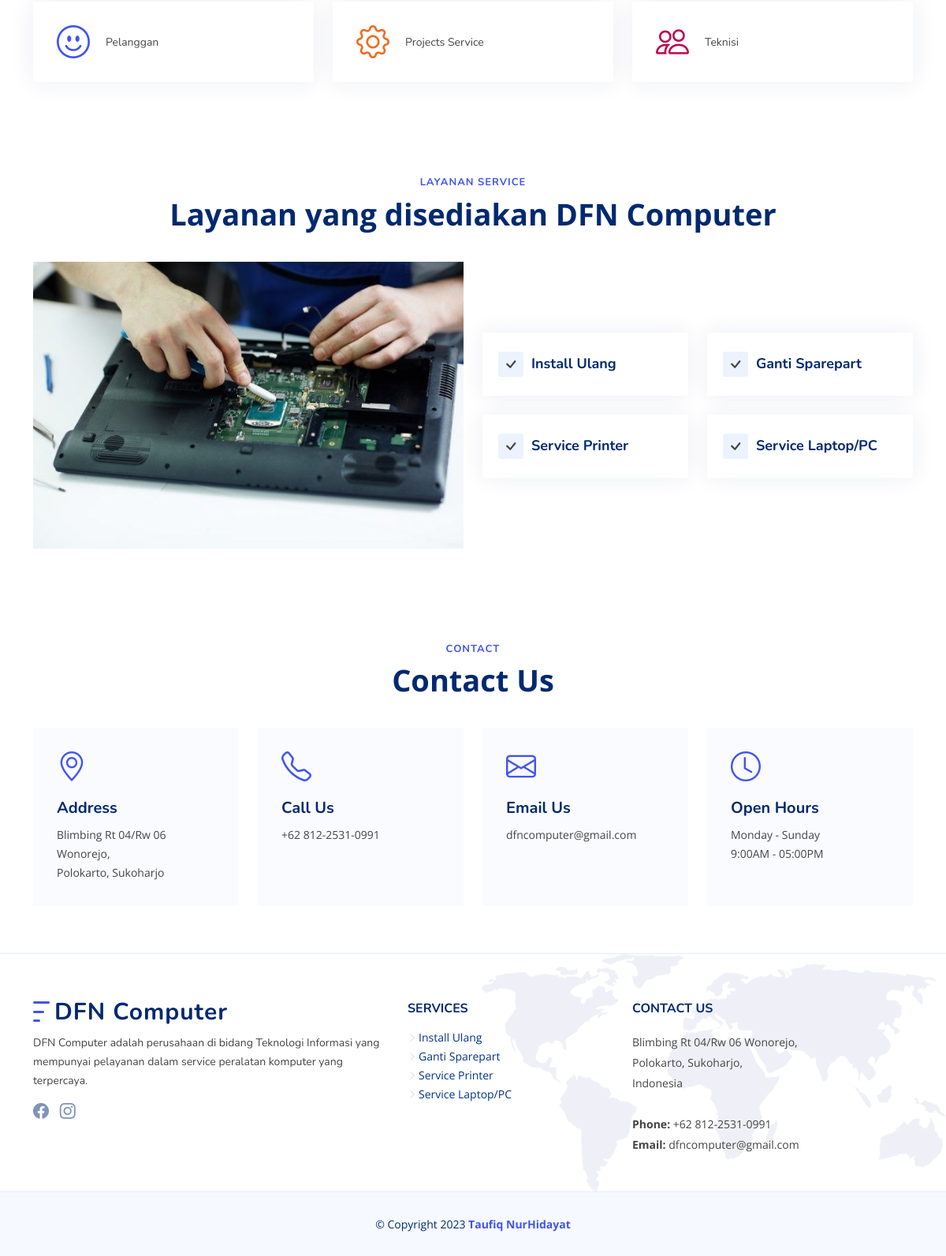
/ (lower part), run on an earlier commit of the app's database.
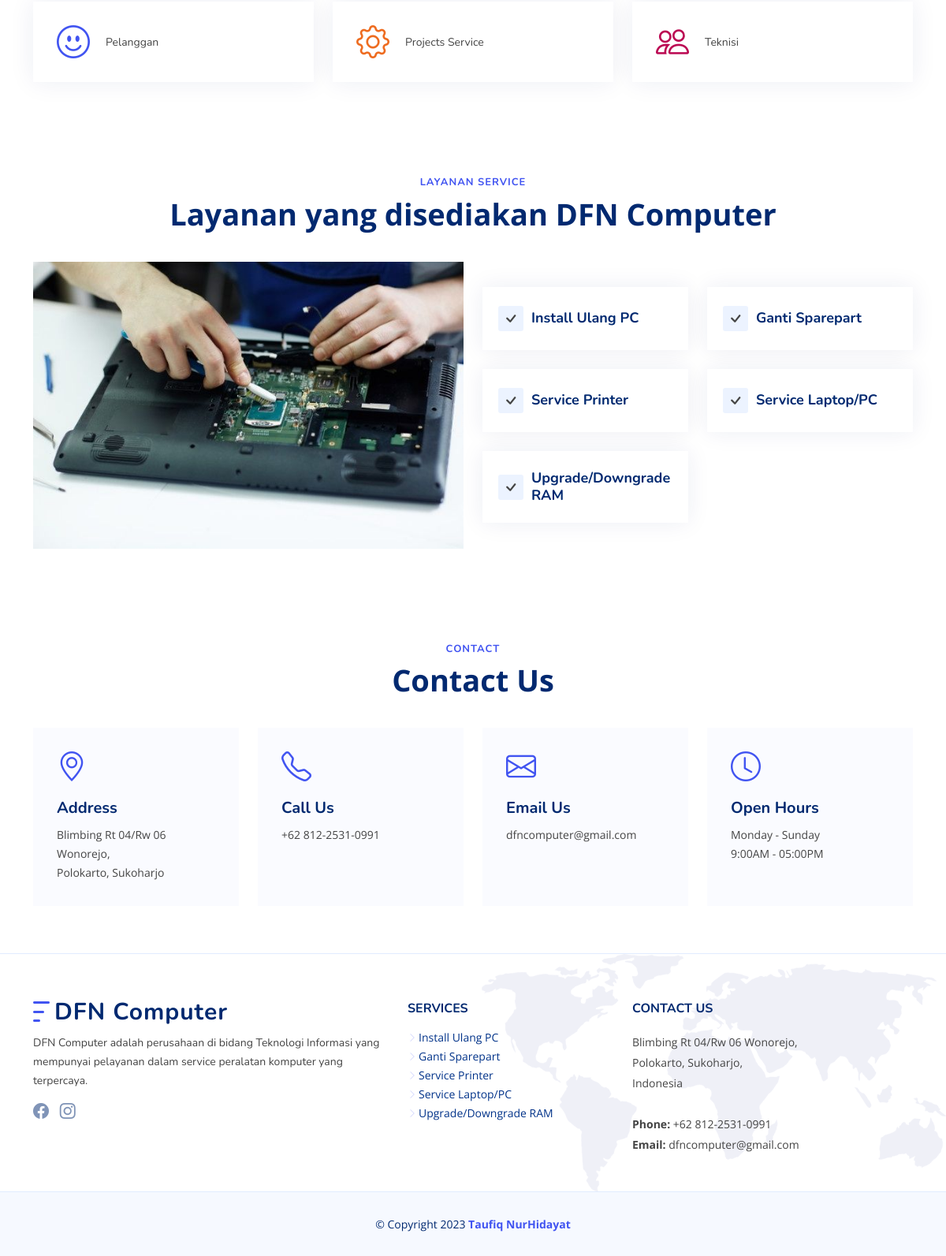
And on a later commit of the database.
### tables this page shows
CREATE TABLE `jasa` (
  `id_jasa` int(11) NOT NULL,
  `kategori` varchar(255) NOT NULL,
  `keterangan` varchar(255) NOT NULL
);

### index.php (the view, shortened to what this page needs)
<!DOCTYPE html>
<html lang="en">
<head>
  <link href="public/assets/vendor/aos/aos.css" rel="stylesheet">
  <link href="public/assets/vendor/bootstrap/css/bootstrap.min.css" rel="stylesheet">
  <link href="public/assets/vendor/bootstrap-icons/bootstrap-icons.css" rel="stylesheet">
  <link href="public/assets/vendor/glightbox/css/glightbox.min.css" rel="stylesheet">
  <link href="public/assets/vendor/remixicon/remixicon.css" rel="stylesheet">
  <link href="public/assets/vendor/swiper/swiper-bundle.min.css" rel="stylesheet">
  <link href="public/assets/css/style.css" rel="stylesheet">
  <?php
  include 'koneksi.php';
  ?>
</head>
<body>
  <main id="main">
    <section id="counts" class="counts">
      <div class="container" data-aos="fade-up">
        <div class="row gy-4">
          <div class="col-lg-4 col-md-6">
            <div class="count-box">
              <i class="bi bi-emoji-smile"></i>
              <div>
                <p>Pelanggan</p>
              </div>
            </div>
          </div>
          <div class="col-lg-4 col-md-6">
            <div class="count-box">
              <i class="bi bi-gear" style="color: #ee6c20;"></i>
              <div>
                <p>Projects Service</p>
              </div>
            </div>
          </div>
          <div class="col-lg-4 col-md-6">
            <div class="count-box">
              <i class="bi bi-people" style="color: #bb0852;"></i>
              <div>
                <p>Teknisi</p>
              </div>
            </div>
          </div>
        </div>
      </div>
    </section>
    <section id="service" class="features">
      <div class="container" data-aos="fade-up">
        <header class="section-header">
          <h2>Layanan Service</h2>
          <p>Layanan yang disediakan DFN Computer</p>
        </header>
        <div class="row">
          <div class="col-lg-6">
            <img src="public/assets/img/fitur.jpeg" class="img-fluid" alt="">
          </div>
          <div class="col-lg-6 mt-5 mt-lg-0 d-flex">
            <div class="row align-self-center gy-4">
              <?php
              $sql = mysqli_query($koneksi, "SELECT * FROM jasa");
              while ($data = mysqli_fetch_array($sql)) {
              ?>
                <div class="col-md-6" data-aos="zoom-out" data-aos-delay="200">
                  <div class="feature-box d-flex align-items-center">
                    <i class="bi bi-check"></i>
                    <h3><?php echo $data['keterangan']; ?></h3>
                  </div>
                </div>
              <?php
              }
              ?>
            </div>
          </div>
        </div>
      </div>
    </section>
    <section id="contact" class="contact">
      <div class="container" data-aos="fade-up">
        <header class="section-header">
          <h2>Contact</h2>
          <p>Contact Us</p>
        </header>
        <div class="row gy-6 justify-content-center">
          <div class="col-lg-12">
            <div class="row gy-4">
              <div class="col-md-3">
                <div class="info-box">
                  <i class="bi bi-geo-alt"></i>
                  <h3>Address</h3>
                  <p>Blimbing Rt 04/Rw 06 Wonorejo,<br> Polokarto, Sukoharjo</p>
                </div>
              </div>
              <div class="col-md-3">
                <div class="info-box">
                  <i class="bi bi-telephone"></i>
                  <h3>Call Us</h3>
                  <p>+62 812-2531-0991</p>
                  <br>
                  <br>
                </div>
              </div>
              <div class="col-md-3">
                <div class="info-box">
                  <i class="bi bi-envelope"></i>
                  <h3>Email Us</h3>
                  <p>dfncomputer@gmail.com</p>
                  <br>
                  <br>
                </div>
              </div>
              <div class="col-md-3">
                <div class="info-box">
                  <i class="bi bi-clock"></i>
                  <h3>Open Hours</h3>
                  <p>Monday - Sunday<br>9:00AM - 05:00PM</p>
                  <br>
                </div>
              </div>
            </div>
          </div>
        </div>
      </div>
    </section>
  </main>
  <?php
  include 'footer.php';
  ?>
</body>
</html>

### footer.php
<footer id="footer" class="footer fixed">
  <div class="footer-top">
    <div class="container">
      <div class="row gy-4">
        <div class="col-lg-5 col-md-12 footer-info">
          <a href="index.php" class="logo d-flex align-items-center">
            <img src="public/assets/img/logo.png" alt="">
            <span>DFN Computer</span>
          </a>
          <p>DFN Computer adalah perusahaan di bidang Teknologi Informasi yang mempunyai pelayanan dalam service peralatan komputer yang terpercaya.</p>
          <div class="social-links mt-3">
            <a href="https://www.facebook.com/defani.ahmadramadhan" target="_blank" class="facebook"><i class="bi bi-facebook"></i></a>
            <a href="https://instagram.com/dfncomp?igshid=MzRlODBiNWFlZA==" target="_blank" class="instagram"><i class="bi bi-instagram"></i></a>
          </div>
        </div>
        <div class="col-lg-3 col-md-12 footer-links">
          <h4 class="text-center text-md-start">Services</h4>
          <?php
          $sql = mysqli_query($koneksi, "SELECT * FROM jasa");
          while ($data = mysqli_fetch_array($sql)) {
          ?>
            <ul>
              <li>
                <i class="bi bi-chevron-right"></i>
                <a><?php echo $data['keterangan']; ?></a>
              </li>
            </ul>
          <?php
          }
          ?>
        </div>
        <div class="col-lg-3 col-md-12 footer-contact text-center text-md-start">
          <h4>Contact Us</h4>
          <p>
            Blimbing Rt 04/Rw 06 Wonorejo, <br>
            Polokarto, Sukoharjo,<br>
            Indonesia <br><br>
            <strong>Phone:</strong> +62 812-2531-0991<br>
            <strong>Email:</strong> dfncomputer@gmail.com<br>
          </p>
        </div>
      </div>
    </div>
  </div>
  <div class="container">
    <div class="copyright">
      &copy; Copyright 2023 <strong><a href="https://instagram.com/taufiqqnh_?igshid=MzRlODBiNWFlZA==" target="_blank">Taufiq NurHidayat</a></strong>
    </div>
  </div>
</footer>

### public/assets/css/style.css (style rules this page uses)
:root { scroll-behavior: smooth; }
body { font-family: "Open Sans", sans-serif; color: #444444; }
a { color: #4154f1; text-decoration: none; }
h1, h2, h3, h4, h5, h6 { font-family: "Nunito", sans-serif; }
section { padding: 60px 0; overflow: hidden; }
.section-header { text-align: center; padding-bottom: 40px; }
.section-header h2 { font-size: 13px; letter-spacing: 1px; font-weight: 700; margin: 0; color: #4154f1; text-transform: uppercase; }
.section-header p { margin: 10px 0 0 0; padding: 0; font-size: 38px; line-height: 42px; font-weight: 700; color: #012970; }
.counts { padding: 70px 0 60px; }
.counts .count-box { display: flex; align-items: center; padding: 30px; width: 100%; background: #fff; box-shadow: 0px 0 30px rgba(1, 41, 112, 0.08); }
.counts .count-box i { font-size: 42px; line-height: 0; margin-right: 20px; color: #4154f1; }
.counts .count-box p { padding: 0; margin: 0; font-family: "Nunito", sans-serif; font-size: 14px; }
.features .feature-box { padding: 24px 20px; box-shadow: 0px 0 30px rgba(1, 41, 112, 0.08); transition: 0.3s; height: 100%; }
.features .feature-box h3 { font-size: 18px; color: #012970; font-weight: 700; margin: 0; }
.features .feature-box i { line-height: 0; background: #ecf3ff; padding: 4px; margin-right: 10px; font-size: 24px; border-radius: 3px; transition: 0.3s; }
.contact .info-box { color: #444444; background: #fafbff; padding: 30px; }
.contact .info-box i { font-size: 38px; line-height: 0; color: #4154f1; }
.contact .info-box h3 { font-size: 20px; color: #012970; font-weight: 700; margin: 20px 0 10px 0; }
.contact .info-box p { padding: 0; line-height: 24px; font-size: 14px; margin-bottom: 0; }
.footer { background: #f6f9ff; padding: 0 0 30px 0; font-size: 14px; }
.footer .footer-top { background: white url(../img/footer-bg.png) no-repeat right top; background-size: contain; border-top: 1px solid #e1ecff; border-bottom: 1px solid #e1ecff; padding: 60px 0 30px 0; }
.footer .footer-top .footer-info { margin-bottom: 30px; }
.footer .footer-top .footer-info .logo { line-height: 0; margin-bottom: 15px; }
.footer .footer-top .footer-info .logo img { max-height: 40px; margin-right: 6px; }
.footer .footer-top .footer-info .logo span { font-size: 30px; font-weight: 700; letter-spacing: 1px; color: #012970; font-family: "Nunito", sans-serif; margin-top: 3px; }
.footer .footer-top .footer-info p { font-size: 14px; line-height: 24px; margin-bottom: 0; font-family: "Nunito", sans-serif; }
.footer .footer-top .social-links a { font-size: 20px; display: inline-block; color: rgba(1, 41, 112, 0.5); line-height: 0; margin-right: 10px; transition: 0.3s; }
.footer .footer-top h4 { font-size: 16px; font-weight: bold; color: #012970; text-transform: uppercase; position: relative; padding-bottom: 12px; }
.footer .footer-top .footer-links { margin-bottom: 30px; }
.footer .footer-top .footer-links ul { list-style: none; padding: 0; margin: 0; }
.footer .footer-top .footer-links ul i { padding-right: 2px; color: #d0d4fc; font-size: 12px; line-height: 0; }
.footer .footer-top .footer-links ul li { padding: 10px 0; display: flex; align-items: center; }
.footer .footer-top .footer-links ul li:first-child { padding-top: 0; }
.footer .footer-top .footer-links ul a { color: #013289; transition: 0.3s; display: inline-block; line-height: 1; }
.footer .footer-top .footer-contact p { line-height: 26px; }
.footer .copyright { text-align: center; padding-top: 30px; color: #012970; }

What changed in the data, as far as the page shows it:
changed jasa: keterangan "Install Ulang" → "Install Ulang PC"
added jasa: keterangan "Upgrade/Downgrade RAM"
